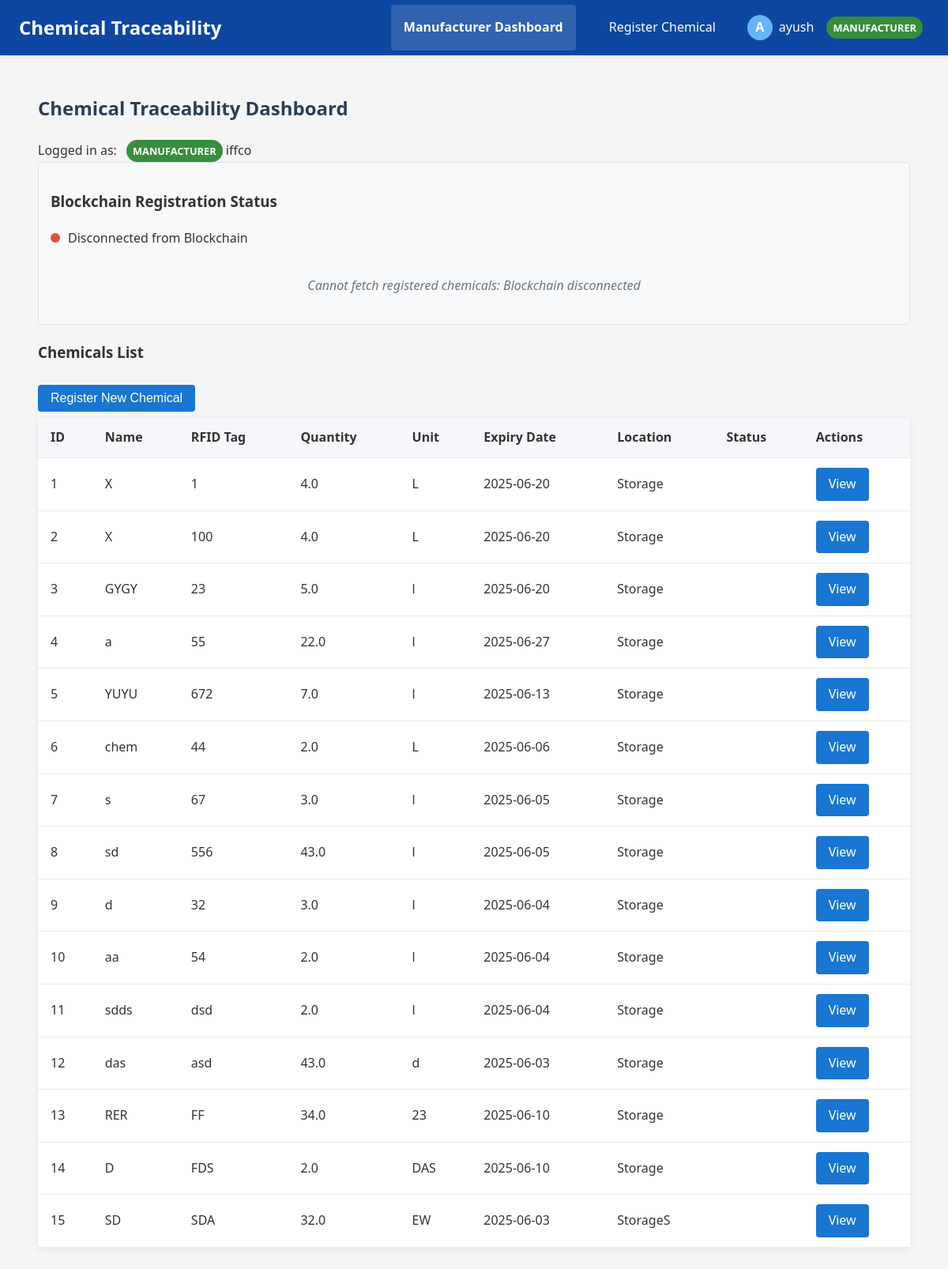
Page /dashboard (signed in) on the earlier database version.
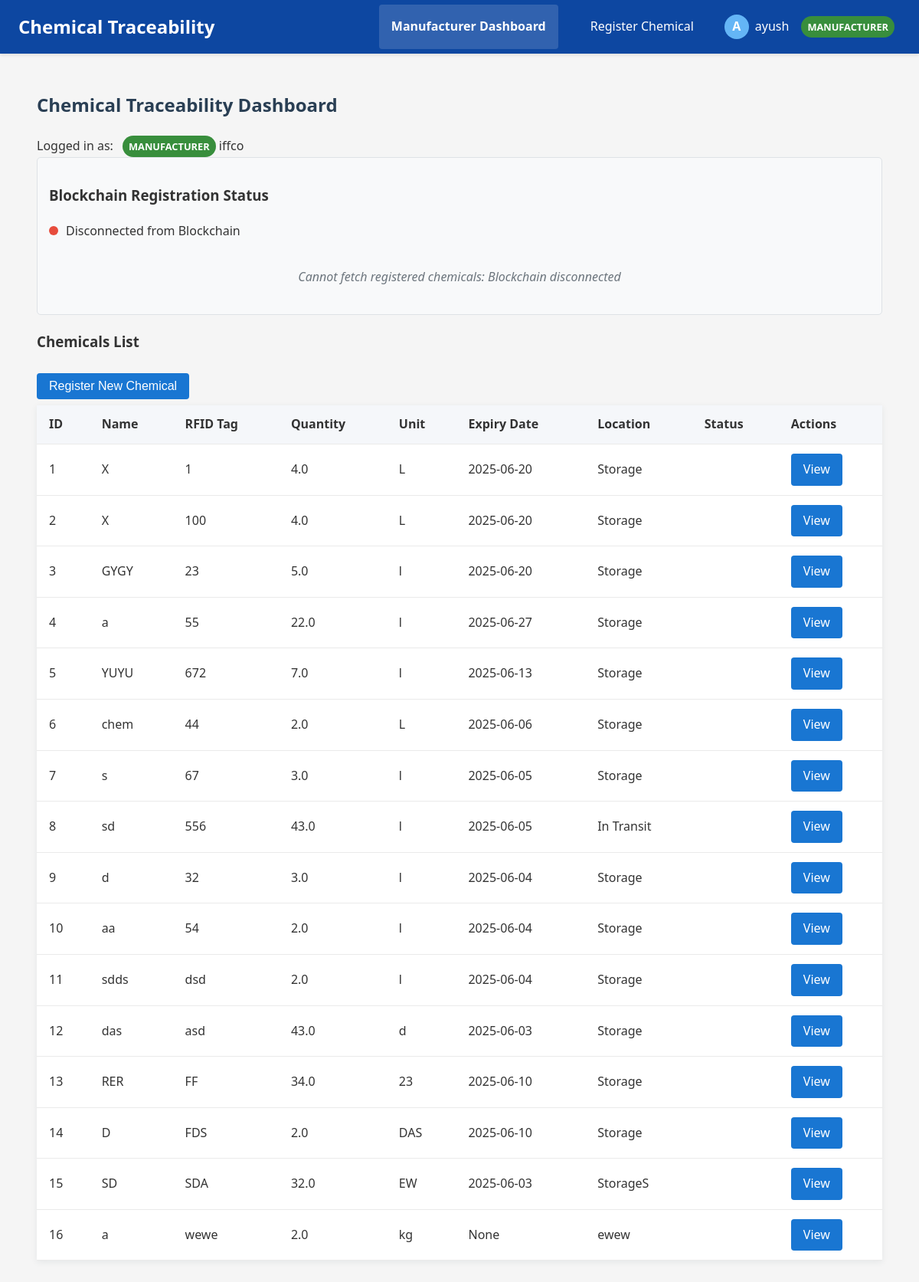
Same page on the later database version.
### app/models.py (models this page shows, shortened)
class User(UserMixin, db.Model):
    id = db.Column(db.Integer, primary_key=True)
    username = db.Column(db.String(80), unique=True, nullable=False)
    email = db.Column(db.String(120), unique=True, nullable=False)
    password_hash = db.Column(db.String(128), nullable=False)
    first_name = db.Column(db.String(50), nullable=True)
    last_name = db.Column(db.String(50), nullable=True)
    role = db.Column(db.Enum(RoleType), nullable=False)
    active = db.Column(db.Boolean, default=True)
    created_at = db.Column(db.DateTime, default=datetime.utcnow)
    last_login = db.Column(db.DateTime, nullable=True)
    organization_id = db.Column(db.Integer, db.ForeignKey('organization.id'))
    is_admin = db.Column(db.Boolean, default=False)

class Organization(db.Model):
    id = db.Column(db.Integer, primary_key=True)
    name = db.Column(db.String(100), nullable=False)
    email_domain = db.Column(db.String(100), nullable=False, unique=True)
    description = db.Column(db.Text, nullable=True)
    created_at = db.Column(db.DateTime, default=datetime.utcnow)
    active = db.Column(db.Boolean, default=True)
    can_manufacture = db.Column(db.Boolean, default=False)
    can_distribute = db.Column(db.Boolean, default=False)
    can_receive = db.Column(db.Boolean, default=False)
    users = db.relationship('User', backref='organization', lazy=True)

class Chemical(db.Model):
    id = db.Column(db.Integer, primary_key=True)
    name = db.Column(db.String(80), nullable=False)
    rfid_tag = db.Column(db.String(120), unique=True, nullable=False)
    quantity = db.Column(db.Float, nullable=True)
    unit = db.Column(db.String(20), nullable=True)
    expiry_date = db.Column(db.Date, nullable=True)
    storage_condition = db.Column(db.String(100), nullable=True)
    received_date = db.Column(db.Date, nullable=True)
    batch_number = db.Column(db.String(50), nullable=True)
    hazard_class = db.Column(db.String(50), nullable=True)
    cas_number = db.Column(db.String(50), nullable=True)
    description = db.Column(db.Text, nullable=True)
    current_location = db.Column(db.String(120), nullable=False, default='Storage')
    created_at = db.Column(db.DateTime, default=datetime.utcnow)
    last_updated = db.Column(db.DateTime, default=datetime.utcnow, onupdate=datetime.utcnow)
    registered_by_user_id = db.Column(db.Integer, db.ForeignKey('user.id'), nullable=False)
    manufacturer_org_id = db.Column(db.Integer, db.ForeignKey('organization.id'), nullable=False)
    current_custodian_org_id = db.Column(db.Integer, db.ForeignKey('organization.id'), nullable=False)
    registered_by = db.relationship('User', foreign_keys=[registered_by_user_id], backref='registered_chemicals')
    manufacturer_org = db.relationship('Organization', foreign_keys=[manufacturer_org_id], backref='manufactured_chemicals')
    current_custodian = db.relationship('Organization', foreign_keys=[current_custodian_org_id], backref='possessed_chemicals')

### app/routes/dashboard.py (the view)
@dashboard_bp.route('/dashboard')
@login_required
def dashboard():
    if current_user.is_admin:
        chemicals = Chemical.query.all()
    elif current_user.role == RoleType.MANUFACTURER:
        chemicals = Chemical.query.filter_by(manufacturer_org_id=current_user.organization_id).all()
    elif current_user.role == RoleType.DISTRIBUTOR:
        chemicals = Chemical.query.filter_by(current_custodian_org_id=current_user.organization_id).all()
    elif current_user.role == RoleType.CUSTOMER:
        chemicals = Chemical.query.filter_by(current_custodian_org_id=current_user.organization_id).all()
    else:
        chemicals = []
    organizations = []
    if current_user.is_admin:
        organizations = Organization.query.all()
    return render_template('dashboard.html',
                           chemicals=chemicals,
                           organizations=organizations)

### app/templates/dashboard.html (shortened to what this page needs)
{% extends "base.html" %}
{% block content %}
<div class="dashboard-header">
    <h2>Chemical Traceability Dashboard</h2>
    <div class="role-info">
        <span>Logged in as:</span>
        <span class="role-badge {{ current_user.role.name.lower() }}">{{ current_user.role.name }}</span>
        <span>{{ current_user.organization.name }}</span>
    </div>
</div>
<div class="blockchain-status-container" id="blockchainStatusContainer">
    <h3>Blockchain Registration Status</h3>
    <div class="blockchain-connection-status">
        <div id="connectionStatus" class="status-indicator">
            <span class="status-dot"></span>
            <span class="status-text">Checking blockchain connection...</span>
        </div>
    </div>
    <div id="registeredChemicals" class="registered-chemicals-list">
    </div>
</div>
<h3>Chemicals List</h3>
{% if current_user.role.name == 'MANUFACTURER' %}
<button class="button btn btn-primary" onclick="openChemicalForm()">Register New Chemical</button>
{% endif %}
<table class="data-table">
    <tr>
        <th>ID</th>
        <th>Name</th>
        <th>RFID Tag</th>
        <th>Quantity</th>
        <th>Unit</th>
        <th>Expiry Date</th>
        <th>Location</th>
        <th>Status</th>
        <th>Actions</th>
    </tr>
    {% for chemical in chemicals %}
    <tr>
        <td>{{ chemical.id }}</td>
        <td>{{ chemical.name }}</td>
        <td>{{ chemical.rfid_tag }}</td>
        <td>{{ chemical.quantity }}</td>
        <td>{{ chemical.unit }}</td>
        <td>{{ chemical.expiry_date }}</td>
        <td>{{ chemical.current_location if chemical.current_location else '' }}</td>
        <td>{{ chemical.status if chemical.status else '' }}</td>
        <td>
            <div class="action-buttons">
                <a href="{{ url_for('dashboard_bp.chemical_detail', chemical_id=chemical.id) }}" class="btn btn-primary btn-sm">View</a>
            </div>
        </td>
    </tr>
    {% endfor %}
</table>
{% endblock %}

### app/templates/base.html (shortened to what this page needs)
<!DOCTYPE html>
<html lang="en">
<head>
    <link rel="stylesheet" href="{{ url_for('static', filename='style.css') }}">
</head>
<body>
    <nav class="navbar">
        <div class="logo">Chemical Traceability</div>
        <div class="nav-links">
            {% if current_user.is_authenticated %}
                {% if current_user.role.name == 'MANUFACTURER' %}
                <a href="{{ url_for('manufacturer_bp.dashboard') }}" class="dashboard-btn"><strong>Manufacturer Dashboard</strong></a>
                <a href="{{ url_for('manufacturer_bp.register_chemical') }}">Register Chemical</a>
                {% endif %}
                <div class="user-menu">
                    <div class="user-info" onclick="toggleDropdown()">
                        <div class="user-avatar">{{ current_user.username[0].upper() }}</div>
                        <span class="username">{{ current_user.username }}</span>
                        <span class="role-badge {{ current_user.role.name.lower() }}">{{ current_user.role.name }}</span>
                    </div>
                </div>
            {% else %}
                <a href="{{ url_for('auth.login') }}">Login</a>
                <a href="{{ url_for('auth.register') }}">Register</a>
            {% endif %}
        </div>
    </nav>
    <div class="container">
        <main>
            {% block content %}{% endblock %}
        </main>
    </div>
</body>
</html>

### app/static/style.css (style rules this page uses)
body { font-family: 'Segoe UI', Arial, sans-serif; background: #f4f6fb; margin: 0; padding: 0; color: #333; line-height: 1.6; }
nav { background: #2a3f54; color: #fff; padding: 1rem 2rem; display: flex; align-items: center; justify-content: space-between; }
nav a { color: #fff; text-decoration: none; margin-left: 1rem; font-weight: 500; }
main { padding: 2rem; }
h2 { color: #2a3f54; margin-top: 0; }
table { width: 100%; border-collapse: collapse; background: #fff; box-shadow: 0 2px 8px rgba(44,62,80,0.08); margin-bottom: 2rem; }
th, td { padding: 0.75rem 1rem; border-bottom: 1px solid #eaeaea; text-align: left; }
th { background: #f5f7fa; font-weight: 600; }
.button { background: #2a3f54; color: #fff; border: none; padding: 0.5rem 1.25rem; border-radius: 3px; cursor: pointer; font-size: 1rem; margin: 0.5rem 0; transition: background 0.2s; }

### app/templates/base.html (style rules this page uses)
body { font-family: 'Segoe UI', Tahoma, Geneva, Verdana, sans-serif; margin: 0; padding: 0; background-color: #f5f5f5; }
.navbar { background-color: #0d47a1; color: white; display: flex; justify-content: space-between; align-items: center; padding: 0 1.5rem; box-shadow: 0 2px 4px rgba(0,0,0,0.1); }
.logo { font-size: 1.5rem; font-weight: bold; padding: 1rem 0; }
.nav-links { display: flex; align-items: center; }
.nav-links a { color: white; text-decoration: none; padding: 1rem; display: inline-block; transition: background-color 0.3s; }
.user-menu { position: relative; display: inline-block; margin-left: 1rem; }
.user-info { display: flex; align-items: center; cursor: pointer; padding: 0.5rem; border-radius: 4px; }
.user-avatar { width: 32px; height: 32px; border-radius: 50%; margin-right: 0.5rem; background-color: #64b5f6; color: white; display: flex; align-items: center; justify-content: center; font-weight: bold; }
.username { margin-right: 0.5rem; }
.role-badge { display: inline-block; padding: 0.25rem 0.5rem; border-radius: 20px; font-size: 0.8rem; margin-left: 0.5rem; text-transform: uppercase; font-weight: bold; }
.manufacturer { background-color: #388e3c; color: white; }
.container { max-width: 1200px; margin: 0 auto; padding: 1.5rem; }
main { padding: 1.5rem; }
.btn { display: inline-block; padding: 0.5rem 1rem; border: none; border-radius: 4px; cursor: pointer; text-decoration: none; font-size: 1rem; text-align: center; }
.btn-primary { background-color: #1976d2; color: white; }
.dashboard-btn { background-color: rgba(255, 255, 255, 0.15); border-radius: 4px; margin-right: 10px; font-weight: bold; }

Differences in the rows shown:
changed Chemical "sd": current_location "Storage" → "In Transit"
added Chemical: id "16", name "a", rfid_tag "wewe", quantity "2.0", unit "kg", expiry_date "None", current_location "ewew"
